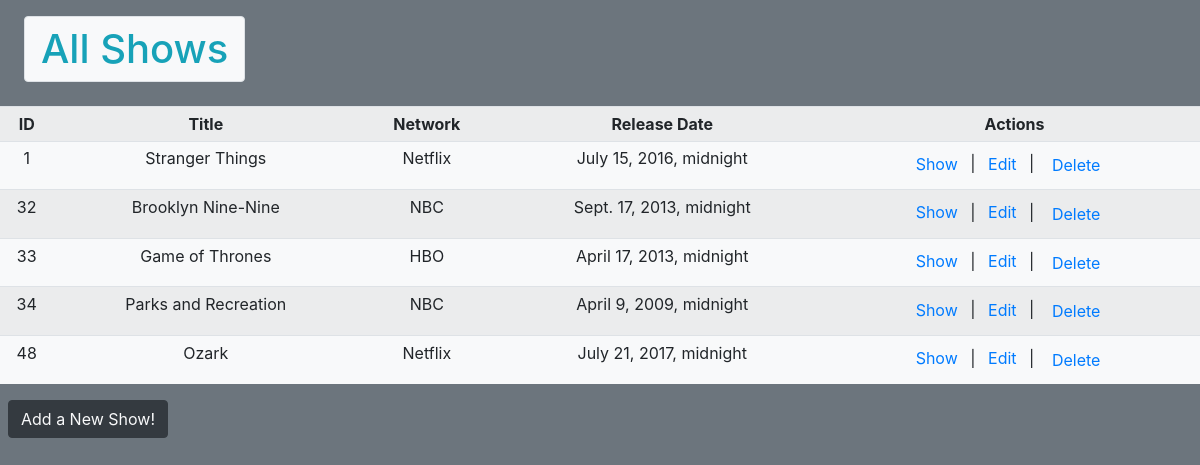
Page /shows/ on the committed database.
### TV_shows_app/models.py (models this page shows)
class Show(models.Model):
    title = models.CharField(max_length=255)
    release_date = models.DateTimeField()
    network = models.ForeignKey(Network, related_name="shows", on_delete=models.CASCADE)
    desc = models.TextField()
    created_at = models.DateTimeField(auto_now_add=True)
    updated_at = models.DateTimeField(auto_now=True)
    objects = ShowManager()

class Network(models.Model):
    name = models.CharField(max_length=255)
    created_at = models.DateTimeField(auto_now_add=True)
    updated_at = models.DateTimeField(auto_now=True)

### TV_shows_app/views.py (the view)
# urls.py: path('', views.shows),
def shows(request):
    all_shows = Show.objects.all()
    context = {
        'all_shows': all_shows,
    }
    return render(request, 'shows.html', context)

### TV_shows_app/templates/shows.html (shortened to what this page needs)
<!DOCTYPE html>
<html lang="en">
<head>
    <link rel="stylesheet" href="https://maxcdn.bootstrapcdn.com/bootstrap/4.0.0/css/bootstrap.min.css">
</head>
<body class="bg-secondary">
    <h1 class="display-5 bg-light d-inline-block text-info px-3 py-2 border rounded ml-4 mt-3">All Shows</h1>
    <table class="bg-light mt-3 table table-sm text-center table-striped">
        <tr>
            <th>ID</th>
            <th>Title</th>
            <th>Network</th>
            <th>Release Date</th>
            <th>Actions</th>
        </tr>
        {% for shows in all_shows %}
        <tr>
            <td>{{shows.id}}</td>
            <td>{{shows.title}}</td>
            <td>{{shows.network.name}}</td>
            <td>{{shows.release_date}}</td>
            <td><a class="pr-2" href="{{shows.id}}">Show</a> |
                <a class="px-2" href="{{shows.id}}/edit">Edit</a> |
                <form class="d-inline-block" action="{{shows.id}}/destroy" method="POST">
                    <button class="btn btn-link" type="submit">Delete</button>
                </form>
            </td>
        </tr>
        {% endfor %}
    </table>
    <a role="button" class="btn text-light btn-dark ml-2" href="new">Add a New Show!</a>
</body>
</html>

### rows in the picture
Show: id "1", title "Stranger Things", network.name "Netflix", release_date "July 15, 2016, midnight"
Show: id "32", title "Brooklyn Nine-Nine", network.name "NBC", release_date "Sept. 17, 2013, midnight"
Show: id "33", title "Game of Thrones", network.name "HBO", release_date "April 17, 2013, midnight"
Show: id "34", title "Parks and Recreation", network.name "NBC", release_date "April 9, 2009, midnight"
Show: id "48", title "Ozark", network.name "Netflix", release_date "July 21, 2017, midnight"
